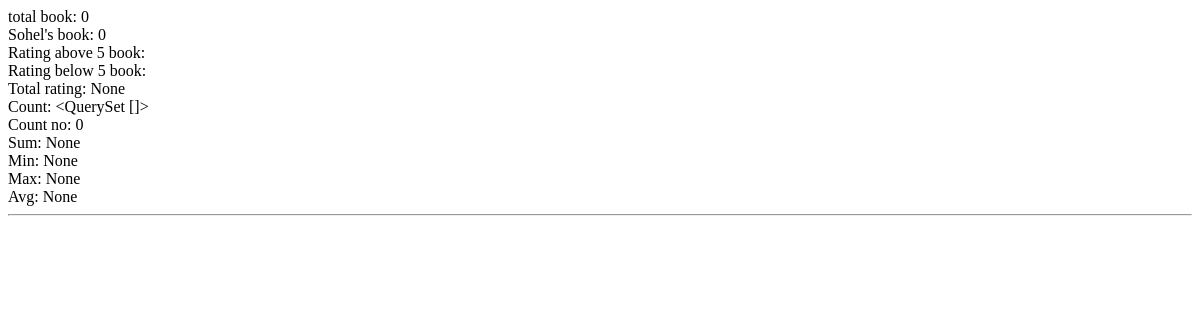
The app's page /aggregation/book/, older data.
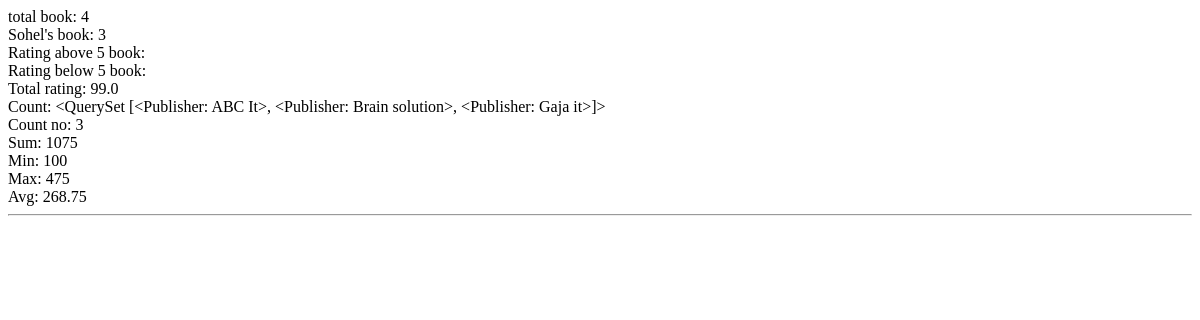
The same page, newer data.
### aggregation/models.py (models this page shows)
class Publisher(models.Model):
    name = models.CharField(max_length=300)
    def __str__(self) -> str:
        return self.name

### aggregation/views.py (the view)
# urls.py: path('book/',book_aggregation, name='book'),
def book_aggregation(request):
    all_book=Book.objects.all()
    book=Book.objects.aggregate(Avg('price'), Max('price'), Min('price'), Sum('price'))
    rating_total=Book.objects.aggregate(Sum('rating'))
    total_book=Book.objects.count()
    s_book=Book.objects.filter(authors__name='Sohel').count()
    pub = Publisher.objects.annotate(num_books=Count('book'))
    context={
        "all_book":all_book,
        "book":book,
        'total_book':total_book,
        'rating_total':rating_total,
        's_book':s_book,
        'pub':pub,
    }
    return render(request,'book.html',context)

### aggregation/templates/book.html (shortened to what this page needs)
<!DOCTYPE html>
<html lang="en">
<head>
</head>
<body>
    <div class="">
        total book: {{total_book}} <br>
        Sohel's book: {{s_book}} <br>
        Rating above 5 book: {{above.count}} <br>
        Rating below 5 book: {{below.count}} <br>
        Total rating: {{rating_total.rating__sum}} <br>
        Count: {{pub}} <br>
        Count no: {{pub.count}} <br>
        Sum: {{book.price__sum}} <br>
        Min: {{book.price__min}} <br>
        Max: {{book.price__max}} <br>
        Avg: {{book.price__avg}} <hr>
    </div>
</body>
</html>

Row changes from the older to the newer data that the page shows:
added Publisher: name.name "<QuerySet [<Publisher: ABC It>, <Publisher: Brain solution>, <Publisher: Gaja it>]>"
Text that changed along with them:
{{ total_book }}: "0" → "4"
{{ s_book }}: "0" → "3"
{{ rating_total.rating__sum }}: "None" → "99.0"
{{ pub.count }}: "0" → "3"
{{ book.price__sum }}: "None" → "1075"
{{ book.price__min }}: "None" → "100"
{{ book.price__max }}: "None" → "475"
{{ book.price__avg }}: "None" → "268.75"
{{ pub }}: "<QuerySet []>" → (not shown)
